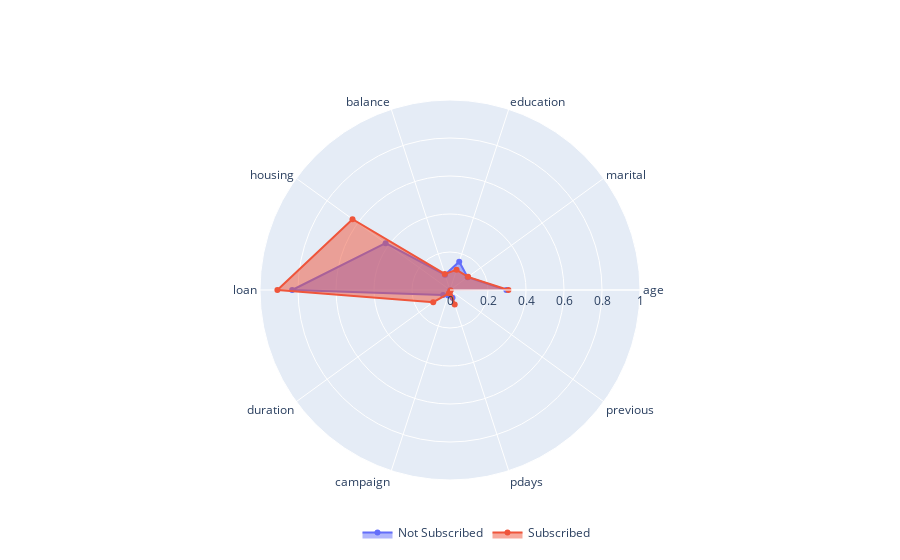

The notebook cell saved with this chart:
### Code cell
bank = pd.read_csv('bank.csv', delimiter=';')
bank = bank.drop(['job', 'default', 'contact', 'day', 'month', 'poutcome'], axis = 1)
bank.marital = pd.get_dummies(bank.marital)
bank.education = pd.get_dummies(bank.education)
bank.housing = pd.get_dummies(bank.housing)
bank.loan = pd.get_dummies(bank.loan)
bank.y = pd.get_dummies(bank.y)
bank_trim = trimm_correlated(bank.iloc[:, :-1],0.2)
get_radar_plot(bank, target_name='y', category_0_label = "Subscribed", category_1_label = "Not Subscribed")

### Figure 1 — Plotly figure (JSON) as saved in the notebook; plotly's stock layout.template omitted (floating-point values rounded to 4 significant figures)
{"data": [{"fill": "toself", "name": "Not Subscribed", "r": [0.2966, 0.1148, 0.1568, 0.08464, 0.419, 0.8307, 0.04497, 0.02978, 0.04291, 0.001826], "theta": ["age", "marital", "education", "balance", "housing", "loan", "duration", "campaign", "pdays", "previous"], "type": "scatterpolar"}, {"fill": "toself", "name": "Subscribed", "r": [0.3074, 0.1176, 0.1117, 0.08918, 0.6341, 0.9085, 0.1093, 0.0184, 0.07993, 0.004256], "theta": ["age", "marital", "education", "balance", "housing", "loan", "duration", "campaign", "pdays", "previous"], "type": "scatterpolar"}], "layout": {"legend": {"orientation": "h", "x": 0.375, "xanchor": "left", "y": -0.1, "yanchor": "top"}, "paper_bgcolor": "rgba(0, 0, 0, 0)", "polar": {"radialaxis": {"range": [0, 1], "visible": true}}, "showlegend": true}}
